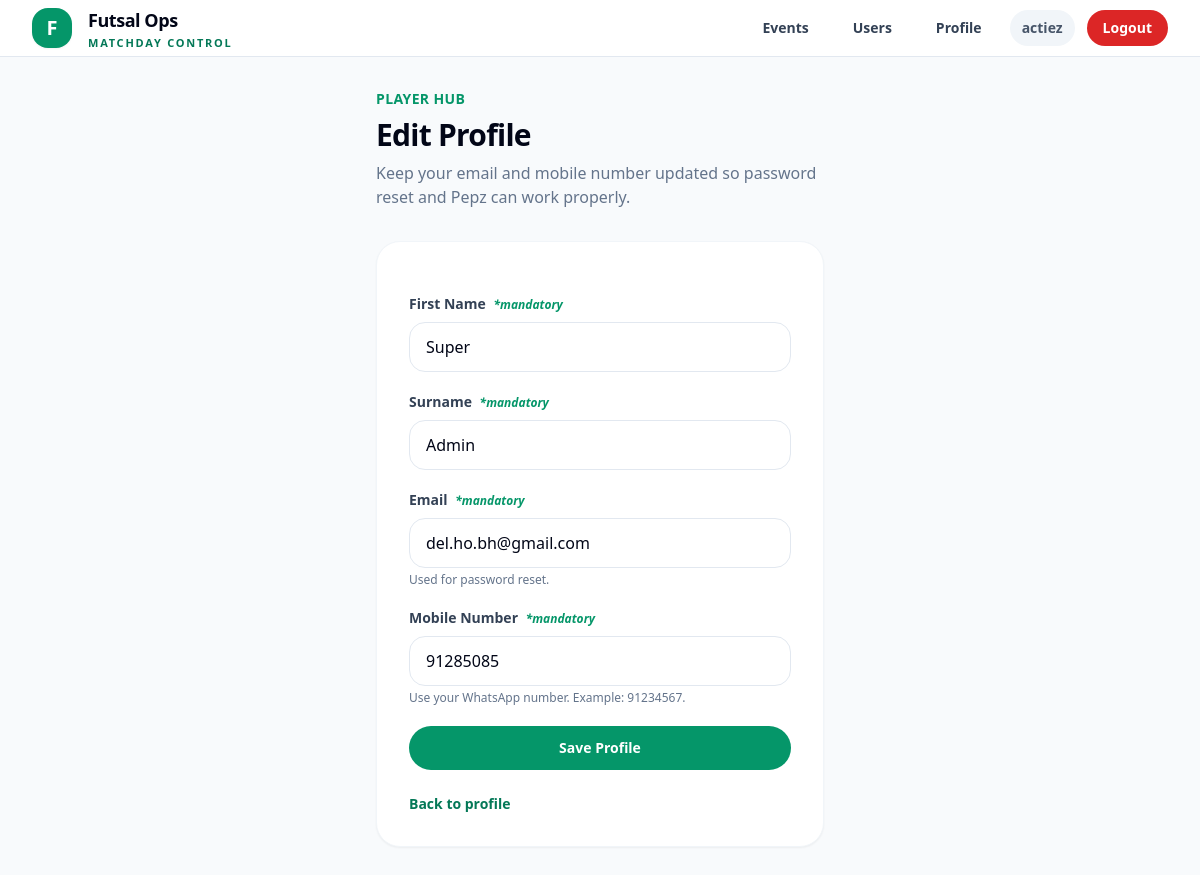
The page /profile/edit/ (signed in) on the database its author committed.
### accounts/models.py (models this page shows, shortened)
class User(AbstractUser):
    ROLE_USER = "user"
    ROLE_ADMIN = "admin"
    ROLE_SUPERADMIN = "superadmin"
    ROLE_CHOICES = [
        (ROLE_USER, "User"),
        (ROLE_ADMIN, "Admin"),
        (ROLE_SUPERADMIN, "Superadmin"),
    ]
    PLAYER_NEW = "new"
    PLAYER_REGULAR = "regular"
    PLAYER_CORE = "core"
    PLAYER_NAUGHTY = "naughty"
    PLAYER_TYPE_CHOICES = [
        (PLAYER_NEW, "New"),
        (PLAYER_REGULAR, "Regular"),
        (PLAYER_CORE, "Core"),
        (PLAYER_NAUGHTY, "Naughty"),
    ]
    role = models.CharField(max_length=20, choices=ROLE_CHOICES, default=ROLE_USER)
    player_type = models.CharField(max_length=20, choices=PLAYER_TYPE_CHOICES, default=PLAYER_NEW)
    mobile_number = models.CharField(max_length=30, blank=True)
    games_played_count = models.PositiveIntegerField(default=0)
    email_verified = models.BooleanField(default=False)
    admin_notes = models.TextField(blank=True, default="")
    def is_admin_level(self):
        return self.is_authenticated and (
            self.is_superuser or self.role in {self.ROLE_ADMIN, self.ROLE_SUPERADMIN}
        )

### accounts/views.py (the view)
# urls.py: path("profile/edit/", views.profile_edit_view, name="profile_edit"),
@login_required
def profile_edit_view(request):
    if request.method == "POST":
        form = UserProfileUpdateForm(request.POST, instance=request.user)
        if form.is_valid():
            form.save()
            messages.success(request, "Profile updated successfully.")
            return redirect("profile")
    else:
        form = UserProfileUpdateForm(instance=request.user)
    return render(
        request,
        "accounts/profile_edit.html",
        {
            "form": form,
        },
    )

### accounts/forms.py (shortened to what this page needs)
class UserProfileUpdateForm(forms.ModelForm):
    first_name = forms.CharField(
        max_length=150,
        required=True,
        widget=forms.TextInput(attrs={"class": INPUT_CLASS}),
    )
    last_name = forms.CharField(
        max_length=150,
        required=True,
        widget=forms.TextInput(attrs={"class": INPUT_CLASS}),
    )
    email = forms.EmailField(
        required=True,
        widget=forms.EmailInput(attrs={"class": INPUT_CLASS}),
    )
    mobile_number = forms.CharField(
        max_length=30,
        required=True,
        widget=forms.TextInput(
            attrs={
                "class": INPUT_CLASS,
                "placeholder": "e.g. 91234567",
            }
        ),
    )
    class Meta:
        model = User
        fields = ("first_name", "last_name", "email", "mobile_number")

### templates/accounts/profile_edit.html (shortened to what this page needs)
{% extends "base.html" %}
{% block content %}
<div class="max-w-md mx-auto space-y-8">
    <div>
        <p class="text-sm font-bold text-emerald-600 uppercase tracking-wide">
            Player Hub
        </p>
        <h1 class="mt-2 text-3xl font-black tracking-tight text-slate-950">
            Edit Profile
        </h1>
        <p class="mt-2 text-slate-500">
            Keep your email and mobile number updated so password reset and Pepz can work properly.
        </p>
    </div>
    <div class="bg-white rounded-3xl border border-slate-100 shadow-sm p-6 md:p-8">
        <form method="post" class="space-y-5">
            <div>
                <label for="{{ form.first_name.id_for_label }}" class="block text-sm font-bold text-slate-700 mb-2">
                    First Name <span class="ml-1 text-xs italic text-emerald-600">*mandatory</span>
                </label>
                {{ form.first_name }}
            </div>
            <div>
                <label for="{{ form.last_name.id_for_label }}" class="block text-sm font-bold text-slate-700 mb-2">
                    Surname <span class="ml-1 text-xs italic text-emerald-600">*mandatory</span>
                </label>
                {{ form.last_name }}
            </div>
            <div>
                <label for="{{ form.email.id_for_label }}" class="block text-sm font-bold text-slate-700 mb-2">
                    Email <span class="ml-1 text-xs italic text-emerald-600">*mandatory</span>
                </label>
                {{ form.email }}
                <p class="text-xs text-slate-500 mt-1">
                    Used for password reset.
                </p>
            </div>
            <div>
                <label for="{{ form.mobile_number.id_for_label }}" class="block text-sm font-bold text-slate-700 mb-2">
                    Mobile Number <span class="ml-1 text-xs italic text-emerald-600">*mandatory</span>
                </label>
                {{ form.mobile_number }}
                <p class="text-xs text-slate-500 mt-1">
                    Use your WhatsApp number. Example: 91234567.
                </p>
            </div>
            <button type="submit"
                class="w-full inline-flex items-center justify-center px-5 py-3 rounded-full bg-emerald-600 text-white text-sm font-bold hover:bg-emerald-700">
                Save Profile
            </button>
        </form>
        <div class="mt-6 text-sm">
            <a href="{% url 'profile' %}" class="font-bold text-emerald-700 hover:text-emerald-800">
                Back to profile
            </a>
        </div>
    </div>
</div>
{% endblock %}

### templates/base.html (shortened to what this page needs)
<!DOCTYPE html>
<html>
<head>
    <script src="https://cdn.tailwindcss.com"></script>
</head>
<body class="min-h-screen bg-slate-50 text-slate-950">
    <header class="sticky top-0 z-40 border-b border-slate-200 bg-white/95 backdrop-blur">
        <div class="max-w-7xl mx-auto px-4 sm:px-6 lg:px-8">
            <div class="h-14 flex items-center justify-between gap-6">
                <a href="/" class="flex items-center gap-4">
    			<div class="h-10 w-10 rounded-2xl bg-emerald-600 text-white flex items-center justify-center text-xl font-black shadow-sm">
        		   F
    			</div>
   			 <div class="leading-tight">
        			<div class="text-lg font-black tracking-tight text-slate-950">
            			   Futsal Ops
        			</div>
        			<div class="text-[11px] uppercase tracking-[0.16em] text-emerald-700 font-bold mt-0.5">
            		 	   Matchday Control
        			</div>
    			</div>
		</a>
                <div class="flex items-center gap-2 sm:gap-3">
                    {% if request.user.is_authenticated %}
                        {% if request.user.is_admin_level %}
                            <a href="{% url 'event_list' %}"
                               class="hidden sm:inline-flex items-center px-4 py-2 rounded-full text-sm font-semibold text-slate-700 hover:bg-emerald-50 hover:text-emerald-700">
                                Events
                            </a>
                            <a href="{% url 'user_list' %}"
                               class="hidden sm:inline-flex items-center px-4 py-2 rounded-full text-sm font-semibold text-slate-700 hover:bg-emerald-50 hover:text-emerald-700">
                                Users
                            </a>
                        {% endif %}
                        <a href="{% url 'profile' %}"
                           class="inline-flex items-center px-4 py-2 rounded-full text-sm font-semibold text-slate-700 hover:bg-emerald-50 hover:text-emerald-700">
                            Profile
                        </a>
                        <div class="hidden md:inline-flex items-center px-3 py-2 rounded-full bg-slate-100 text-sm font-semibold text-slate-600">
                            {{ request.user.username }}
                        </div>
                        <form method="post" action="/logout/">
                            <button type="submit"
                                class="inline-flex items-center px-4 py-2 rounded-full text-sm font-semibold bg-red-600 text-white hover:bg-red-700">
                                Logout
                            </button>
                        </form>
                    {% else %}
                        <a href="/login/"
                           class="inline-flex items-center px-5 py-2.5 rounded-full text-sm font-semibold bg-emerald-600 text-white hover:bg-emerald-700">
                            Login
                        </a>
                    {% endif %}
                </div>
            </div>
        </div>
    </header>
    <main class="max-w-7xl mx-auto px-4 sm:px-6 lg:px-8 py-8">
        {% block content %}{% endblock %}
    </main>
</body>
</html>

### rows shown on the page
User: user.username "actiez", first_name "Super", last_name "Admin", email "del.ho.bh@gmail.com", mobile_number "91285085"
